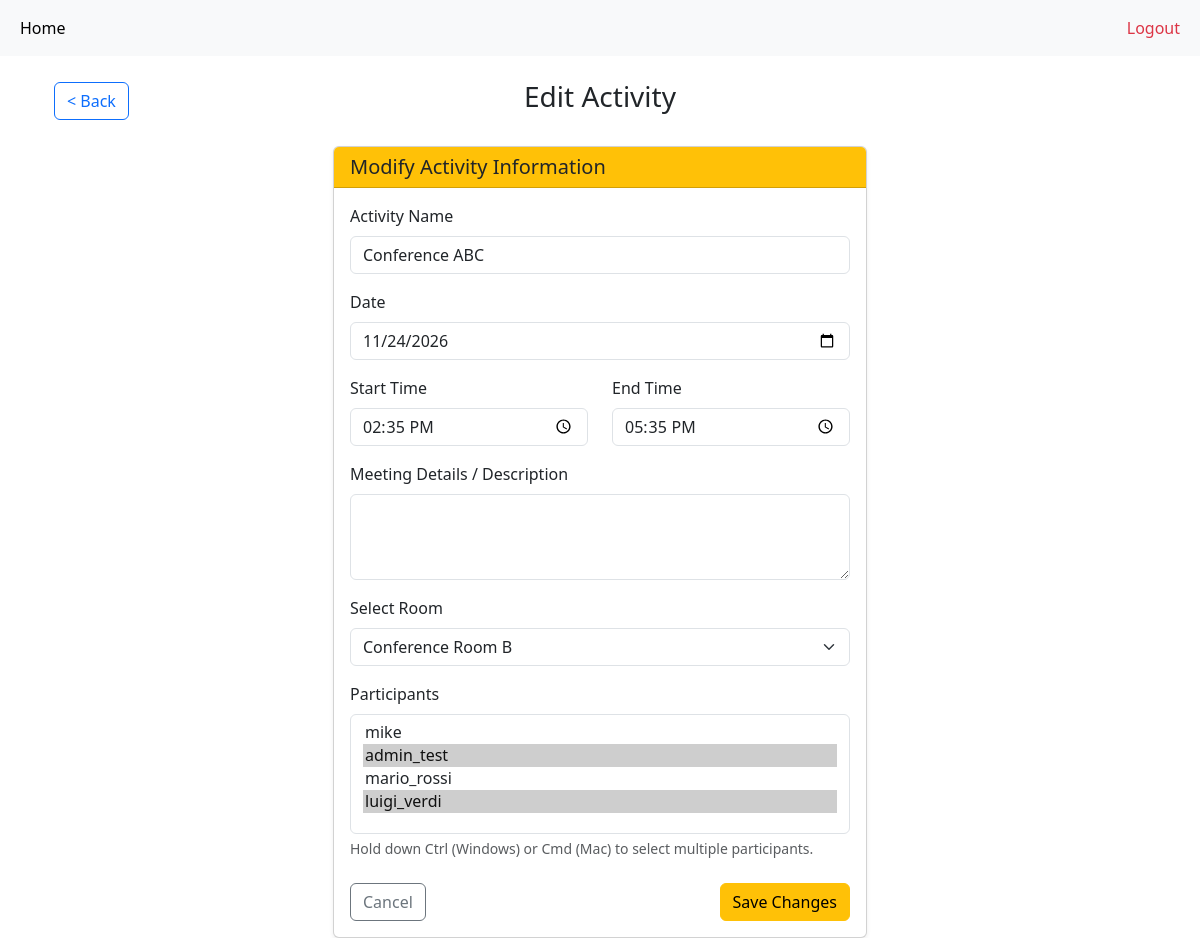
The page /activity/1/edit (signed in) on the database its author committed.
### models/model/roomReservation.py (models this page shows, shortened)
class RoomReservation(db.Model):
    __tablename__ = 'room_reservation'
    id = db.Column(db.Integer, primary_key=True)
    name = db.Column(db.String(80), nullable=False)
    detail = db.Column(db.Text, nullable=True)
    date = db.Column(db.Date, nullable=False)
    start_time = db.Column(db.Time, nullable=False)
    end_time = db.Column(db.Time, nullable=False)
    room_id = db.Column(db.Integer, db.ForeignKey('room.id'), nullable=False)
    admin_id = db.Column(db.Integer, db.ForeignKey('user.id'), nullable=False)
    admin = db.relationship('User', foreign_keys=[admin_id], backref=db.backref('admin_reservations', lazy=True))
    room = db.relationship('Room', backref=db.backref('reservations', lazy=True))
    participants = db.relationship(
        'User',
        secondary=reservation_participants,
        backref=db.backref('participating_reservations', lazy=True)
    )

### models/model/room.py (models this page shows, shortened)
class Room(db.Model):
    __tablename__ = 'room'
    id = db.Column(db.Integer, primary_key=True)
    name = db.Column(db.String(80), unique=True, nullable=False)
    n_people_space = db.Column(db.Integer, nullable=False)

### routes/calendar.py (the view, shortened to what this page needs)
@calendar_bp.route('/activity/<int:id>/edit', methods=['GET', 'POST'])
@login_required
def edit_activity(id):
    reservation = RoomReservation.query.get_or_404(id)
    if reservation.admin_id != current_user.id:
        flash('You do not have permission to edit this activity.', 'danger')
        return redirect(url_for('calendar.show_calendar'))
    rooms = Room.query.all()
    users = User.query.all()
    return render_template('dashboard/edit_activity.html', reservation=reservation, rooms=rooms, users=users)

### app.py (called while the page is built)
def create_app():
    app = Flask(__name__)
    app.config.from_object(Config)
    migrate = Migrate(app, db)
    db.init_app(app)
    login_manager.init_app(app)
    login_manager.login_view = 'auth.login'
    app.register_blueprint(auth, url_prefix='/auth')
    app.register_blueprint(calendar_bp)
    @app.route('/')
    def index():
        return redirect(url_for('auth.login'))
    @login_manager.user_loader
    def load_user(user_id):
        return db.session.get(User, int(user_id))
    return app

### templates/dashboard/edit_activity.html (shortened to what this page needs)
{% extends "base.html" %}
{% block content %}
<div class="container mt-4">
    <div class="row mb-4 align-items-center">
        <div class="col-2">
            <a href="{{ url_for('calendar.view_activity', id=reservation.id) }}" class="btn btn-outline-primary">
                &lt; Back
            </a>
        </div>
        <div class="col-8 text-center">
            <h3>Edit Activity</h3>
        </div>
    </div>
    <div class="row justify-content-center">
        <div class="col-md-8 col-lg-6">
            <div class="card shadow-sm">
                <div class="card-header bg-warning text-dark">
                    <h5 class="mb-0">Modify Activity Information</h5>
                </div>
                <div class="card-body">
                    <form method="POST">
                        <div class="mb-3">
                            <label for="name" class="form-label">Activity Name</label>
                            <input type="text" class="form-control" id="name" name="name" value="{{ reservation.name }}" required>
                        </div>
                        <div class="mb-3">
                            <label for="date" class="form-label">Date</label>
                            <input type="date" class="form-control" id="date" name="date" value="{{ reservation.date.strftime('%Y-%m-%d') }}" required>
                        </div>
                        <div class="row mb-3">
                            <div class="col">
                                <label for="start_time" class="form-label">Start Time</label>
                                <input type="time" class="form-control" id="start_time" name="start_time" value="{{ reservation.start_time.strftime('%H:%M') }}" required>
                            </div>
                            <div class="col">
                                <label for="end_time" class="form-label">End Time</label>
                                <input type="time" class="form-control" id="end_time" name="end_time" value="{{ reservation.end_time.strftime('%H:%M') }}" required>
                            </div>
                        </div>
                        <div class="mb-3">
                            <label for="detail" class="form-label">Meeting Details / Description</label>
                            <textarea class="form-control" id="detail" name="detail" rows="3">{{ reservation.detail }}</textarea>
                        </div>
                        <div class="mb-3">
                            <label for="room_id" class="form-label">Select Room</label>
                            <select class="form-select" id="room_id" name="room_id" required>
                                {% for room in rooms %}
                                    <option value="{{ room.id }}" {% if room.id == reservation.room_id %}selected{% endif %}>
                                        {{ room.name }}
                                    </option>
                                {% endfor %}
                            </select>
                        </div>
                        <div class="mb-3">
                            <label for="participant_ids" class="form-label">Participants</label>
                            <select class="form-select" id="participant_ids" name="participant_ids" multiple style="height: 120px;">
                                {% for user in users %}
                                    {% if user.id != current_user.id %}
                                        <option value="{{ user.id }}" {% if user in reservation.participants %}selected{% endif %}>
                                            {{ user.username }}
                                        </option>
                                    {% endif %}
                                {% endfor %}
                            </select>
                            <div class="form-text">Hold down Ctrl (Windows) or Cmd (Mac) to select multiple participants.</div>
                        </div>
                        <div class="d-flex justify-content-between mt-4">
                            <a href="{{ url_for('calendar.view_activity', id=reservation.id) }}" class="btn btn-outline-secondary">
                                Cancel
                            </a>
                            <button type="submit" class="btn btn-warning">
                                Save Changes
                            </button>
                        </div>
                    </form>
                </div>
            </div>
        </div>
    </div>
</div>
{% endblock %}

### rows shown on the page
RoomReservation: name "Conference ABC", date "11/24/2026", start_time "14:35", end_time "17:35", room_id "Conference Room B"

### other values the page prints
form field participant_ids "mike / admin_test ☑ / mario_rossi / luigi_verdi ☑"
